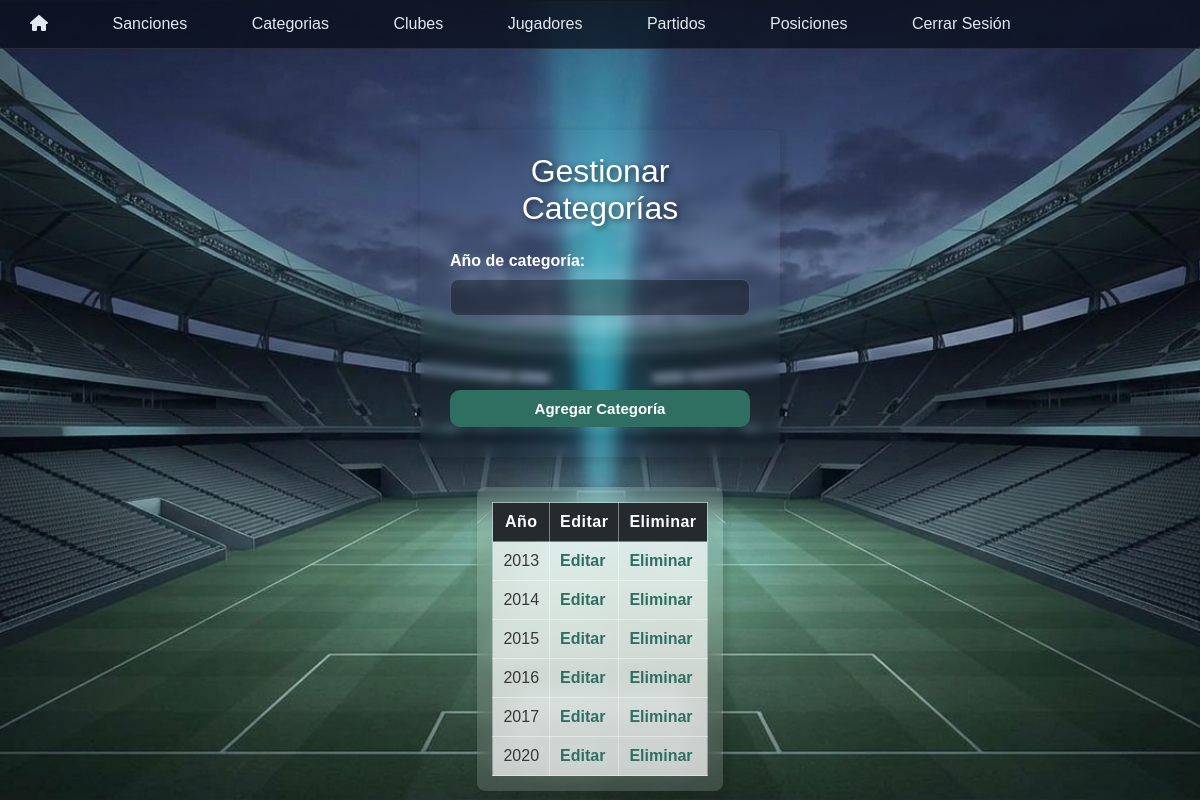
The app's page /categoria/gestionarCategoria.php (signed in), older data.
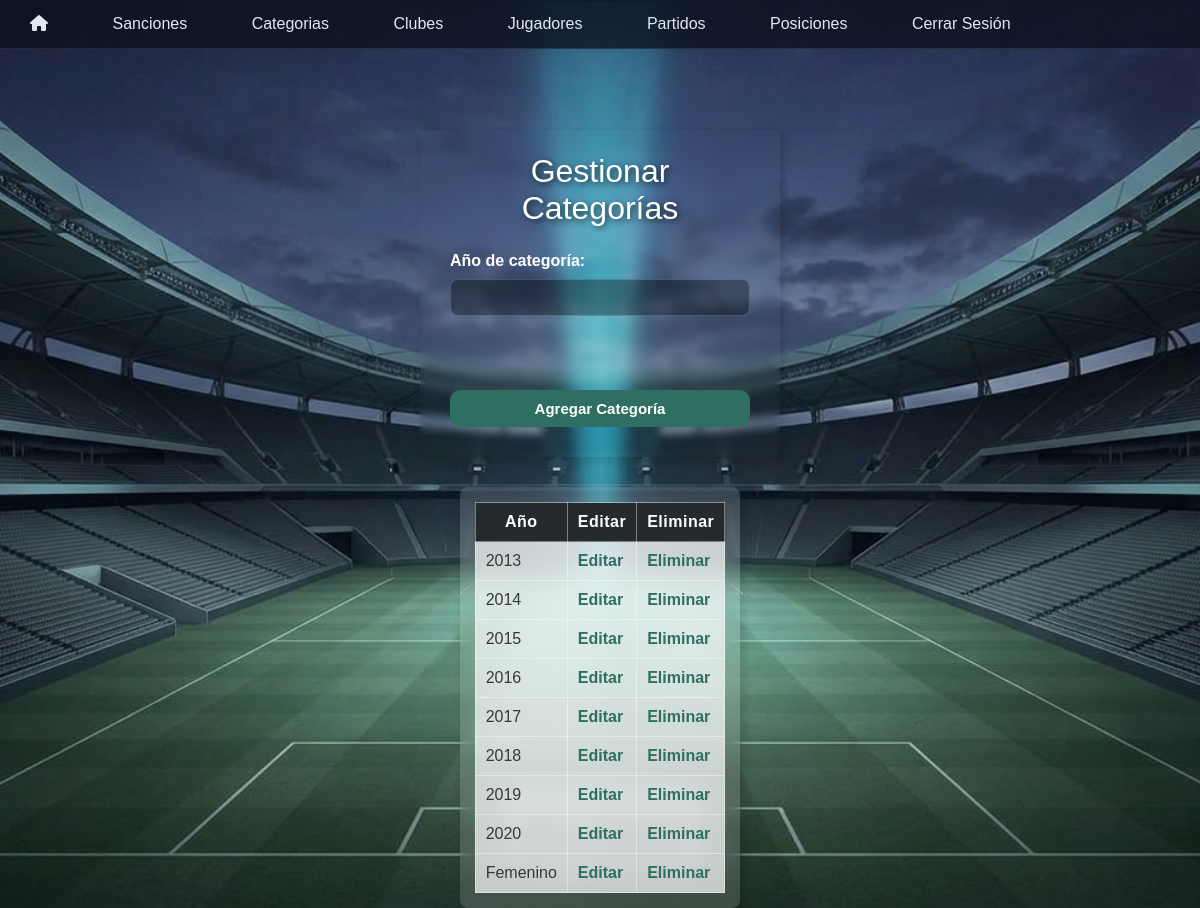
The same page, newer data.
### tables this page shows
CREATE TABLE `categorias` (
  `id` int(11) NOT NULL,
  `año` varchar(45) NOT NULL,
  `cantidad_jugadores` int(11) NOT NULL DEFAULT 0
);

### categoria/listarCategoria.php (the view, shortened to what this page needs)
<?php
require_once __DIR__ . "/../conexion.php";
$sql = "SELECT año, id FROM categorias ORDER BY año";
$resultado = mysqli_query($conn, $sql);
?>
<div class="Tabla">
<table class="tablaClubes" border="1">
    <tr>
        <th>Año</th>
        <th>Editar</th>
        <th>Eliminar</th>
    </tr>
    <?php while ($fila = mysqli_fetch_assoc($resultado)): ?>
    <tr>
        <?php
        echo "<td>" . htmlspecialchars($fila["año"]) . "</td>";
        echo "<td><a href='editarCategoria.php?id=" . (int) $fila["id"] . "'>Editar</a></td>";
        echo "<td><a href='eliminarCategoria.php?id=" . (int) $fila["id"] . "'>Eliminar</a></td>";
        ?>
    </tr>
    <?php endwhile; ?>
</table>
</div>

Row changes from the older to the newer data that the page shows:
added categorias: año "2018"
added categorias: año "2019"
added categorias: año "Femenino"
